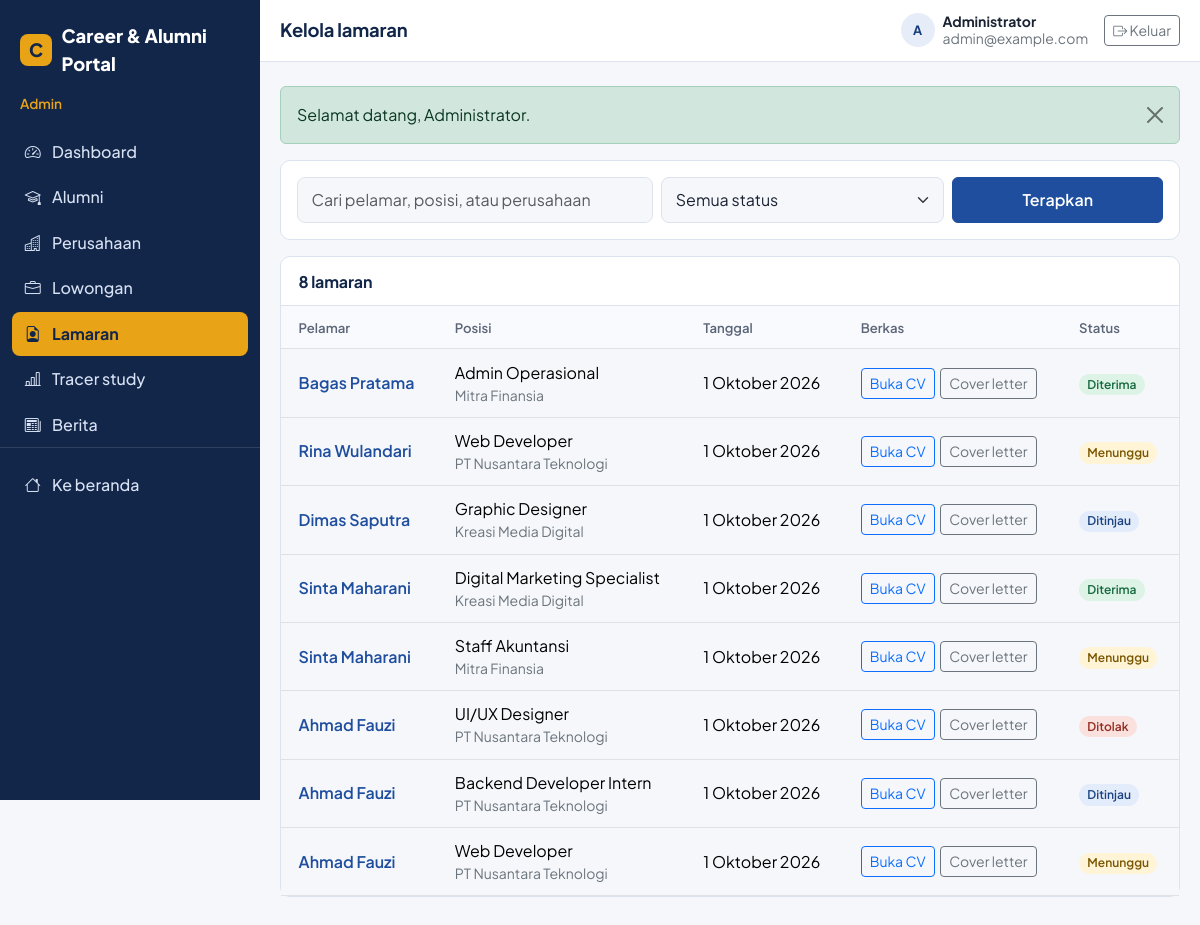
/admin/applications/index.php (signed in), run on the app's committed database.
### tables this page shows
CREATE TABLE job_applications (
  id INT UNSIGNED AUTO_INCREMENT PRIMARY KEY,
  job_id INT UNSIGNED NOT NULL,
  alumni_id INT UNSIGNED NOT NULL,
  cv_file VARCHAR(255) NOT NULL,
  cover_letter TEXT NULL,
  status ENUM('pending','reviewed','accepted','rejected') NOT NULL DEFAULT 'pending',
  created_at TIMESTAMP NOT NULL DEFAULT CURRENT_TIMESTAMP,
  updated_at TIMESTAMP NOT NULL DEFAULT CURRENT_TIMESTAMP ON UPDATE CURRENT_TIMESTAMP,
  CONSTRAINT fk_app_job FOREIGN KEY (job_id) REFERENCES jobs(id) ON DELETE CASCADE,
  CONSTRAINT fk_app_alumni FOREIGN KEY (alumni_id) REFERENCES alumni(id) ON DELETE CASCADE,
  UNIQUE KEY uq_app_job_alumni (job_id, alumni_id),
  INDEX idx_app_status (status)
);

CREATE TABLE alumni (
  id INT UNSIGNED AUTO_INCREMENT PRIMARY KEY,
  user_id INT UNSIGNED NOT NULL UNIQUE,
  full_name VARCHAR(150) NOT NULL,
  nim VARCHAR(30) NULL UNIQUE,
  phone VARCHAR(20) NULL,
  graduation_year YEAR NULL,
  study_program VARCHAR(100) NULL,
  faculty VARCHAR(100) NULL,
  address TEXT NULL,
  photo VARCHAR(255) NULL,
  employment_status ENUM('bekerja','wirausaha','studi_lanjut','mencari_kerja') NULL,
  company_name VARCHAR(150) NULL,
  position VARCHAR(100) NULL,
  linkedin VARCHAR(255) NULL,
  bio TEXT NULL,
  verification_status ENUM('pending','verified','rejected') NOT NULL DEFAULT 'pending',
  created_at TIMESTAMP NOT NULL DEFAULT CURRENT_TIMESTAMP,
  updated_at TIMESTAMP NOT NULL DEFAULT CURRENT_TIMESTAMP ON UPDATE CURRENT_TIMESTAMP,
  CONSTRAINT fk_alumni_user FOREIGN KEY (user_id) REFERENCES users(id) ON DELETE CASCADE,
  INDEX idx_alumni_year (graduation_year),
  INDEX idx_alumni_verif (verification_status)
);

CREATE TABLE jobs (
  id INT UNSIGNED AUTO_INCREMENT PRIMARY KEY,
  company_id INT UNSIGNED NOT NULL,
  category_id INT UNSIGNED NOT NULL,
  title VARCHAR(150) NOT NULL,
  description TEXT NOT NULL,
  requirements TEXT NOT NULL,
  location VARCHAR(100) NOT NULL,
  job_type ENUM('full-time','part-time','internship','contract') NOT NULL,
  salary VARCHAR(100) NULL,
  deadline DATE NOT NULL,
  status ENUM('open','closed') NOT NULL DEFAULT 'open',
  created_at TIMESTAMP NOT NULL DEFAULT CURRENT_TIMESTAMP,
  updated_at TIMESTAMP NOT NULL DEFAULT CURRENT_TIMESTAMP ON UPDATE CURRENT_TIMESTAMP,
  CONSTRAINT fk_jobs_company FOREIGN KEY (company_id) REFERENCES companies(id) ON DELETE CASCADE,
  CONSTRAINT fk_jobs_category FOREIGN KEY (category_id) REFERENCES job_categories(id) ON DELETE RESTRICT,
  INDEX idx_jobs_location (location),
  INDEX idx_jobs_type (job_type),
  INDEX idx_jobs_status_deadline (status, deadline)
);

CREATE TABLE companies (
  id INT UNSIGNED AUTO_INCREMENT PRIMARY KEY,
  user_id INT UNSIGNED NOT NULL UNIQUE,
  name VARCHAR(150) NOT NULL,
  email VARCHAR(150) NULL,
  phone VARCHAR(20) NULL,
  address TEXT NULL,
  website VARCHAR(255) NULL,
  industry VARCHAR(100) NULL,
  description TEXT NULL,
  logo VARCHAR(255) NULL,
  created_at TIMESTAMP NOT NULL DEFAULT CURRENT_TIMESTAMP,
  updated_at TIMESTAMP NOT NULL DEFAULT CURRENT_TIMESTAMP ON UPDATE CURRENT_TIMESTAMP,
  CONSTRAINT fk_company_user FOREIGN KEY (user_id) REFERENCES users(id) ON DELETE CASCADE
);

### config/database.php (called while the page is built, shortened)
<?php
function db(): PDO
{
    static $pdo = null;
    if ($pdo === null) {
        $dsn = 'mysql:host=' . DB_HOST . ';dbname=' . DB_NAME . ';charset=' . DB_CHARSET;
        try {
            $pdo = new PDO($dsn, DB_USER, DB_PASS, [
                PDO::ATTR_ERRMODE            => PDO::ERRMODE_EXCEPTION,
                PDO::ATTR_DEFAULT_FETCH_MODE => PDO::FETCH_ASSOC,
                PDO::ATTR_EMULATE_PREPARES   => false,
            ]);
        } catch (PDOException $e) {
            error_log('DB connection failed: ' . $e->getMessage());
            http_response_code(500);
            exit('Koneksi database gagal. Pastikan MySQL di XAMPP sudah berjalan, database sudah diimport, dan config/database.php sudah benar.');
        }
    }
    return $pdo;
}
function db_all(string $sql, array $params = []): array
{
    $stmt = db()->prepare($sql);
    $stmt->execute($params);
    return $stmt->fetchAll();
}
function db_scalar(string $sql, array $params = [])
{
    $stmt = db()->prepare($sql);
    $stmt->execute($params);
    return $stmt->fetchColumn();
}

### admin/applications/index.php (the view, shortened to what this page needs)
<?php
$q         = mb_substr(trim($_GET['q'] ?? ''), 0, 100);
$page      = max(1, (int) ($_GET['page'] ?? 1));
$perPage   = 15;
$where = []; $params = [];
$whereSql = $where ? 'WHERE ' . implode(' AND ', $where) : '';
$from = 'FROM job_applications ap JOIN alumni a ON a.id = ap.alumni_id JOIN jobs j ON j.id = ap.job_id JOIN companies c ON c.id = j.company_id';
$total  = (int) db_scalar("SELECT COUNT(*) $from $whereSql", $params);
$pages  = max(1, (int) ceil($total / $perPage));
$page   = min($page, $pages);
$offset = ($page - 1) * $perPage;
$rows = db_all("SELECT ap.id, ap.status, ap.cover_letter, ap.created_at, ap.alumni_id, ap.job_id,
                       a.full_name, j.title AS job_title, c.name AS company_name
                $from $whereSql ORDER BY ap.created_at DESC, ap.id DESC LIMIT $perPage OFFSET $offset", $params);
include __DIR__ . '/../../components/head.php';
include __DIR__ . '/../../components/sidebar.php';
?>
<form method="get" class="filter-bar mb-3">
  <div class="row g-2">
    <div class="col-md-5"><input type="search" class="form-control" name="q" value="<?= e($q) ?>" placeholder="Cari pelamar, posisi, atau perusahaan"></div>
    <div class="col-md-4">
      <select class="form-select" name="status">
        <option value="">Semua status</option>
      </select>
    </div>
    <div class="col-md-3 d-grid"><button class="btn btn-primary" type="submit">Terapkan</button></div>
  </div>
</form>
<div class="panel">
  <div class="panel-head"><h2><?= e($total) ?> lamaran</h2></div>
  <?php if (!$rows): ?>
    <div class="empty-state"><i class="bi bi-file-earmark-person"></i>Tidak ada data yang cocok.</div>
  <?php else: ?>
    <div class="table-responsive"><table class="table table-clean">
      <thead><tr><th>Pelamar</th><th>Posisi</th><th>Tanggal</th><th>Berkas</th><th>Status</th></tr></thead>
      <tbody>
      <?php foreach ($rows as $r): ?>
        <tr>
          <td><a class="fw-semibold text-decoration-none" href="<?= e(url('alumni/profile-view.php?id=' . (int) $r['alumni_id'])) ?>"><?= e($r['full_name']) ?></a></td>
          <td><?= e($r['job_title']) ?><div class="small text-secondary"><?= e($r['company_name']) ?></div></td>
          <td class="text-nowrap"><?= e(date_id($r['created_at'])) ?></td>
          <td>
            <div class="table-actions justify-content-start">
              <a class="btn btn-outline-primary btn-sm" href="<?= e(url('api/cv.php?id=' . (int) $r['id'])) ?>" target="_blank" rel="noopener">Buka CV</a>
              <button type="button" class="btn btn-outline-secondary btn-sm" data-bs-toggle="modal" data-bs-target="#letterModal"
                      data-name="<?= e($r['full_name']) ?>" data-letter="<?= e($r['cover_letter'] ?: '(Tidak ada cover letter)') ?>">Cover letter</button>
            </div>
          </td>
          <td><?= status_badge($r['status']) ?></td>
        </tr>
      <?php endforeach; ?>
      </tbody>
    </table></div>
  <?php endif; ?>
</div>
<?php include __DIR__ . '/../../components/dash_end.php'; ?>

### config/helpers.php (shortened to what this page needs)
<?php
function e($value): string
{
    return htmlspecialchars((string) $value, ENT_QUOTES | ENT_SUBSTITUTE, 'UTF-8');
}
function url(string $path = ''): string
{
    return BASE_URL . '/' . ltrim($path, '/');
}
function render_flashes(): string
{
    $html = '';
    foreach ($_SESSION['flash'] ?? [] as $f) {
        $html .= '<div class="alert alert-' . e($f['type']) . ' alert-dismissible fade show" role="alert">'
              .  e($f['message'])
              .  '<button type="button" class="btn-close" data-bs-dismiss="alert" aria-label="Tutup"></button></div>';
    }
    return $html;
}
function date_id(?string $date): string
{
    $ts = $date ? strtotime($date) : false;
    $bulan = ['Januari', 'Februari', 'Maret', 'April', 'Mei', 'Juni', 'Juli', 'Agustus', 'September', 'Oktober', 'November', 'Desember'];
    return date('j', $ts) . ' ' . $bulan[(int) date('n', $ts) - 1] . ' ' . date('Y', $ts);
}
function status_badge(string $status): string
{
    $labels = [
        'pending'  => 'Menunggu',  'reviewed' => 'Ditinjau',
        'accepted' => 'Diterima',  'rejected' => 'Ditolak',
        'verified' => 'Terverifikasi',
        'open'     => 'Dibuka',    'closed'   => 'Ditutup',    'expired' => 'Kedaluwarsa',
    ];
    return '<span class="badge status-' . e($status) . '">' . e($labels[$status] ?? $status) . '</span>';
}

### assets/css/style.css (style rules this page uses)
:root { --navy: #12264a; --blue: #1f4e9e; --blue-dark: #183d7c; --gold: #e8a317; --surface: #f5f7fb; --card: #ffffff; --line: #dce3ee; --ink: #1b2333; --muted: #5b6577; --success: #1e8e5a; --danger: #c0392b; --radius: 10px; --bs-primary: var(--blue); --bs-body-font-family: 'Plus Jakarta Sans', system-ui, -apple-system, 'Segoe UI', sans-serif; --bs-body-color: var(--ink); --bs-body-bg: var(--surface); }
body { font-family: var(--bs-body-font-family); color: var(--ink); background: var(--surface); }
h1, h2, h3, h4, h5 { color: var(--navy); font-weight: 700; letter-spacing: -0.01em; }
a { color: var(--blue); }
.btn-primary { --bs-btn-bg: var(--blue); --bs-btn-border-color: var(--blue); --bs-btn-hover-bg: var(--blue-dark); --bs-btn-hover-border-color: var(--blue-dark); --bs-btn-active-bg: var(--blue-dark); --bs-btn-active-border-color: var(--blue-dark); font-weight: 600; }
.form-control, .form-select { border-color: var(--line); border-radius: 8px; padding: .65rem .85rem; }
.badge[class*="status-"] { font-weight: 600; padding: .4em .7em; border-radius: 999px; }
.status-pending { background: #fff4d6; color: #7a5600; }
.status-reviewed { background: #e3ecfb; color: #1b4382; }
.status-accepted, .status-verified, .status-open { background: #dcf3e6; color: #17693f; }
.status-rejected, .status-closed, .status-expired { background: #fbe1de; color: #922b20; }
.panel { background: #fff; border: 1px solid var(--line); border-radius: var(--radius); }
.panel-head { padding: .9rem 1.1rem; border-bottom: 1px solid var(--line); display: flex; justify-content: space-between; align-items: center; gap: 1rem; }
.panel-head h2 { font-size: 1rem; margin: 0; }
.table-clean { margin: 0; }
.table-clean th { font-size: .82rem; color: var(--muted); font-weight: 600; background: #f8fafd; white-space: nowrap; }
.table-clean td, .table-clean th { padding: .7rem 1.1rem; vertical-align: middle; }
.filter-bar { background: #fff; border: 1px solid var(--line); border-radius: var(--radius); padding: 1rem; }
.table-actions { display: flex; gap: .35rem; justify-content: flex-end; flex-wrap: wrap; }

### data on the page
job_applications: alumni.full_name "Bagas Pratama", job.title "Admin Operasional", companies.name "Mitra Finansia", created_at "1 Oktober 2026", status "Diterima"
job_applications: alumni.full_name "Rina Wulandari", job.title "Web Developer", companies.name "PT Nusantara Teknologi", created_at "1 Oktober 2026", status "Menunggu"
job_applications: alumni.full_name "Dimas Saputra", job.title "Graphic Designer", companies.name "Kreasi Media Digital", created_at "1 Oktober 2026", status "Ditinjau"
job_applications: alumni.full_name "Sinta Maharani", job.title "Digital Marketing Specialist", companies.name "Kreasi Media Digital", created_at "1 Oktober 2026", status "Diterima"
job_applications: alumni.full_name "Sinta Maharani", job.title "Staff Akuntansi", companies.name "Mitra Finansia", created_at "1 Oktober 2026", status "Menunggu"
job_applications: alumni.full_name "Ahmad Fauzi", job.title "UI/UX Designer", companies.name "PT Nusantara Teknologi", created_at "1 Oktober 2026", status "Ditolak"
job_applications: alumni.full_name "Ahmad Fauzi", job.title "Backend Developer Intern", companies.name "PT Nusantara Teknologi", created_at "1 Oktober 2026", status "Ditinjau"
job_applications: alumni.full_name "Ahmad Fauzi", job.title "Web Developer", companies.name "PT Nusantara Teknologi", created_at "1 Oktober 2026", status "Menunggu"

### other printed values
APP_NAME "Career & Alumni Portal"
$roleLabels[$sbRole] "Admin"
$label "Dashboard"
$label "Alumni"
$label "Perusahaan"
$label "Lowongan"
$label "Lamaran"
$label "Tracer study"
$label "Berita"
$pageTitle "Kelola lamaran"
initials($sbUser['name']) "A"
$sbUser['name'] "Administrator"
$sbUser['email'] "admin@example.com"
$f['message'] "Selamat datang, Administrator."
$total "8"
